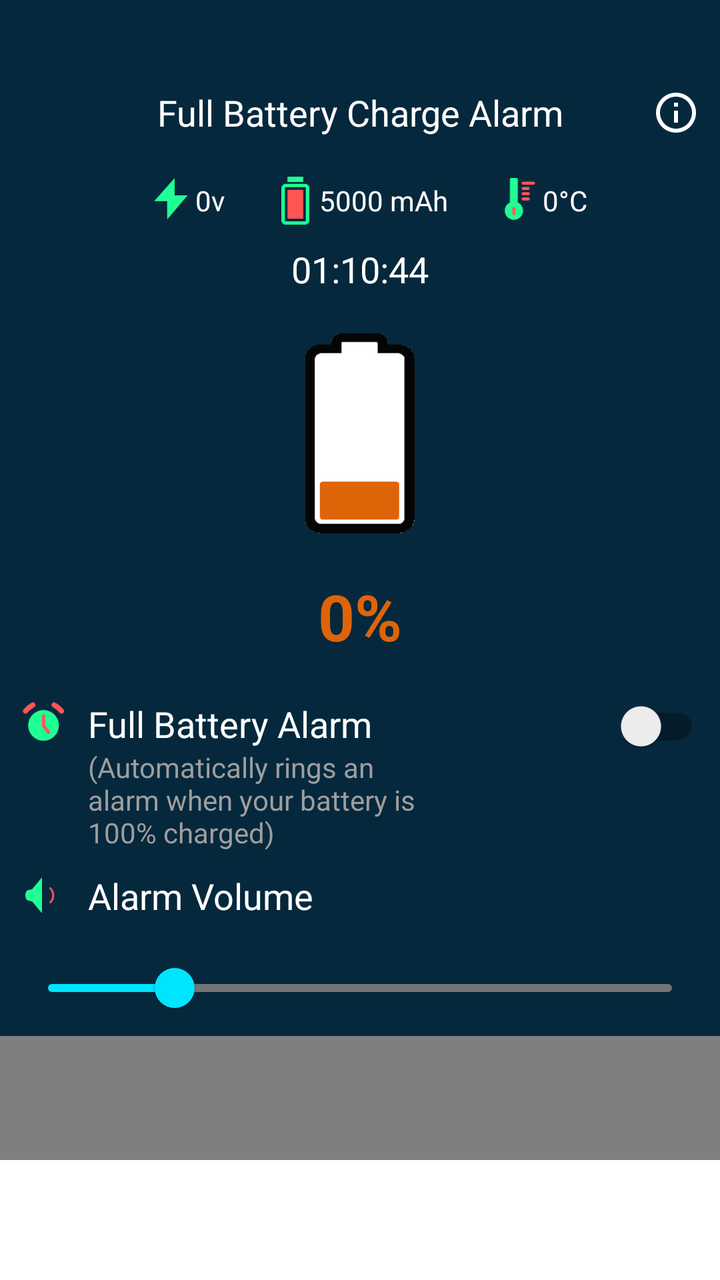
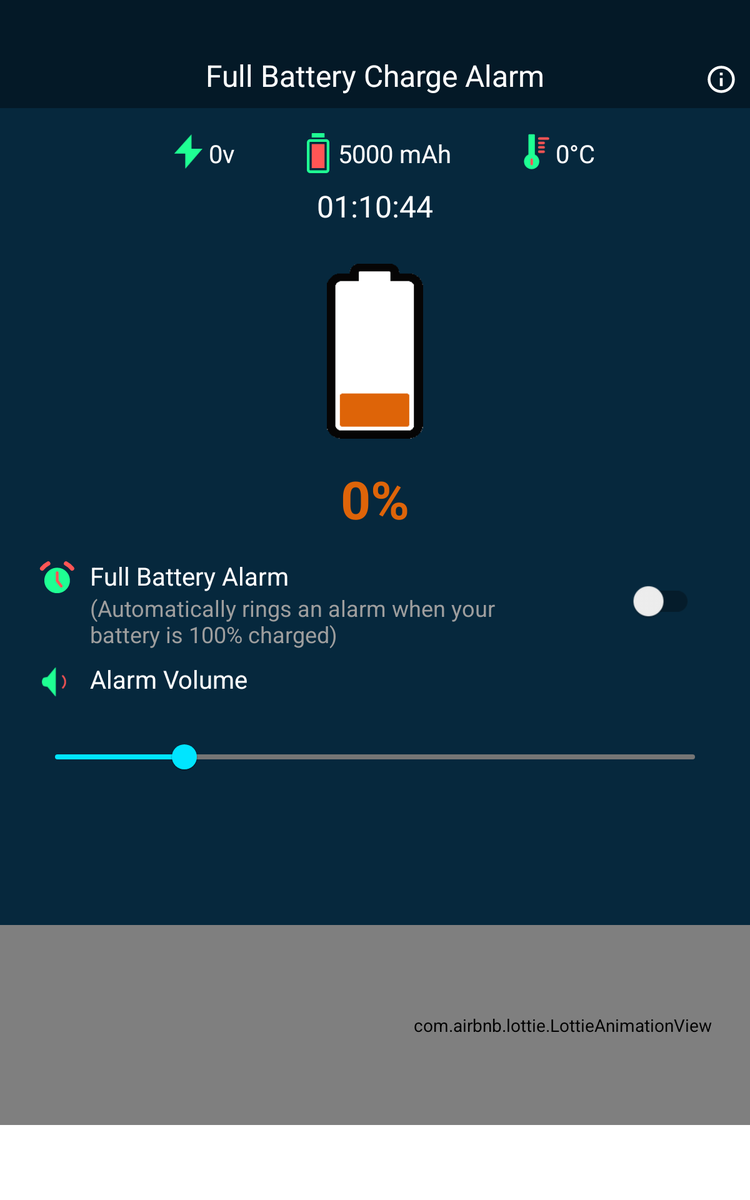

One screen, two layout resources from the same app: the default and the repository's alternative for another configuration. Each is rendered where Android would select it; the XML of both is given below.
<!-- AndroidManifest.xml: application theme Theme.ChargerAlert -->
<!-- res/layout/activity_main.xml -->
<?xml version="1.0" encoding="utf-8"?>
<LinearLayout xmlns:android="http://schemas.android.com/apk/res/android"
    xmlns:app="http://schemas.android.com/apk/res-auto"
    android:layout_width="match_parent"
    android:layout_height="match_parent"
    android:orientation="vertical"
    android:background="@color/myBackgroundColor"
    >

    
    <RelativeLayout
        android:layout_width="match_parent"
        android:layout_height="wrap_content"
        android:paddingTop="44dp"
        android:paddingBottom="10dp"
        android:paddingHorizontal="10dp"
        >

        <TextView
            android:id="@+id/tv_title"
            android:layout_width="match_parent"
            android:layout_height="wrap_content"
            android:text="@string/app_name"
            android:textAlignment="center"
            android:textColor="@color/white"
            android:textSize="18sp" />

        <ImageButton
            android:id="@+id/iv_info_app"
            android:layout_width="24dp"
            android:layout_height="24dp"
            android:src="@drawable/ic_info"
            android:tint="@color/white"
            android:background="@drawable/ripple_button"
            android:layout_alignParentEnd="true"
            android:layout_alignBottom="@id/tv_title"
            />

    </RelativeLayout>

    
    <LinearLayout
        android:layout_width="match_parent"
        android:layout_height="wrap_content"
        android:layout_marginTop="10dp"
        >

        <LinearLayout
            android:layout_width="0dp"
            android:layout_height="wrap_content"
            android:layout_weight="1"
            android:gravity="center_vertical|end"
            >

            <ImageView
                android:layout_width="24dp"
                android:layout_height="24dp"
                android:src="@drawable/ic_flash"/>
            <TextView
                android:id="@+id/tv_voltage"
                android:layout_width="wrap_content"
                android:layout_height="wrap_content"
                android:text="0v"
                android:textColor="@color/white"/>

        </LinearLayout>

        <LinearLayout
            android:layout_width="0dp"
            android:layout_height="wrap_content"
            android:layout_weight="1.2"
            android:gravity="center"
            >

            <ImageView
                android:layout_width="24dp"
                android:layout_height="24dp"
                android:src="@drawable/ic_battery"/>
            <TextView
                android:id="@+id/tv_capacity"
                android:layout_width="wrap_content"
                android:layout_height="wrap_content"
                android:text="5000 mAh"
                android:textColor="@color/white"/>

        </LinearLayout>

        <LinearLayout
            android:layout_width="0dp"
            android:layout_height="wrap_content"
            android:layout_weight="1"
            android:gravity="center_vertical"
            >

            <ImageView
                android:layout_width="24dp"
                android:layout_height="24dp"
                android:src="@drawable/ic_temperature_light"/>
            <TextView
                android:id="@+id/tv_temperature"
                android:layout_width="wrap_content"
                android:layout_height="wrap_content"
                android:text="0&#176;C"
                android:textColor="@color/white"/>

        </LinearLayout>
    </LinearLayout>

    
    <LinearLayout
        android:layout_width="match_parent"
        android:layout_height="wrap_content"
        android:gravity="center_horizontal"
        android:layout_marginTop="10dp"
        >
        <TextView
            android:id="@+id/tv_timer"
            android:layout_width="wrap_content"
            android:layout_height="wrap_content"
            android:text="01:10:44"
            android:textSize="18sp"
            android:textColor="@color/white"
            />
    </LinearLayout>


    
    <LinearLayout
        android:layout_width="match_parent"
        android:layout_height="wrap_content"
        android:orientation="vertical"
        android:layout_marginTop="10dp">

        <com.airbnb.lottie.LottieAnimationView
            android:id="@+id/lottie_animation_charge"
            android:layout_width="100dp"
            android:layout_height="100dp"
            app:lottie_rawRes="@raw/animation_battery_charge"
            app:lottie_loop="true"
            android:visibility="gone"
            android:layout_gravity="center_horizontal"
            />

        <ImageView
            android:id="@+id/iv_battery_level"
            android:layout_width="100dp"
            android:layout_height="100dp"
            android:src="@drawable/level_1"
            android:layout_gravity="center_horizontal"
            android:layout_marginTop="10dp"/>

        <TextView
            android:id="@+id/tv_battery_level"
            android:layout_width="match_parent"
            android:layout_height="wrap_content"
            android:text="0%"
            android:textStyle="bold"
            android:textColor="#de6409"
            android:textSize="32dp"
            android:textAlignment="center"
            android:layout_marginTop="20dp"
            />

    </LinearLayout>

    
    <RelativeLayout
        android:layout_width="match_parent"
        android:layout_height="wrap_content"
        android:layout_marginTop="20dp"
        android:paddingHorizontal="10dp"
        >

        <ImageView
            android:id="@+id/iv_label_alarm"
            android:layout_width="24dp"
            android:layout_height="24dp"
            android:src="@drawable/ic_alarm"
            android:layout_alignParentStart="true"
            />
        <LinearLayout
            android:layout_width="wrap_content"
            android:layout_height="wrap_content"
            android:orientation="vertical"
            android:paddingStart="10dp"
            android:paddingEnd="80dp"
            android:layout_toEndOf="@id/iv_label_alarm"
            android:layout_toStartOf="@id/sw_on_off"
            >
            <TextView
                android:layout_width="wrap_content"
                android:layout_height="wrap_content"
                android:text="@string/Full_Battery_Alarm"
                android:textColor="@color/white"
                android:textSize="18sp"
                />
            <TextView
                android:layout_width="wrap_content"
                android:layout_height="wrap_content"
                android:text="@string/Ringing_alarm_when_your_battery_is_100_charged"
                android:textColor="@color/grey500"
                />
        </LinearLayout>

        <androidx.appcompat.widget.SwitchCompat
            android:id="@+id/sw_on_off"
            android:layout_width="wrap_content"
            android:layout_height="wrap_content"
            android:gravity="top"
            android:layout_alignParentEnd="true"
            />

    </RelativeLayout>

    <LinearLayout
        android:layout_width="match_parent"
        android:layout_height="wrap_content"
        android:orientation="vertical"
        android:layout_marginTop="10dp"
        android:paddingHorizontal="10dp"
        >
        <LinearLayout
            android:layout_width="match_parent"
            android:layout_height="wrap_content"
            >
            <ImageView
                android:id="@+id/iv_alarm_volume"
                android:layout_width="24dp"
                android:layout_height="24dp"
                android:src="@drawable/ic_sound_min"/>
            <TextView
                android:id="@+id/tv_alarm_volume"
                android:layout_width="wrap_content"
                android:layout_height="wrap_content"
                android:text="@string/Alarm_Volume"
                android:textColor="@color/white"
                android:textSize="18sp"
                android:paddingStart="10dp"
                />
        </LinearLayout>
        <com.google.android.material.slider.Slider
            android:id="@+id/sb_alarm_volume"
            android:layout_width="match_parent"
            android:layout_height="wrap_content"
            android:valueFrom="0.0"
            android:valueTo="15.0"
            android:value="3"
            android:layout_marginTop="10dp"
            android:backgroundTint="@color/cyanA400"
            app:trackColorActive="@color/cyanA400"
            app:trackColorInactive="@color/grey400"
            app:thumbColor="@color/cyanA400"
            />
    </LinearLayout>

    
    <LinearLayout
        android:layout_width="match_parent"
        android:layout_height="match_parent"
        android:orientation="vertical"
        android:gravity="bottom"
        >
        <com.airbnb.lottie.LottieAnimationView
            android:id="@+id/lottie_animation_wave"
            android:layout_width="900dp"
            android:layout_height="140dp"
            app:lottie_rawRes="@raw/animation_cyan_wave"
            app:lottie_autoPlay="false"
            app:lottie_loop="true"
            android:scaleType="fitXY"
            app:lottie_speed=".1"/>

        <FrameLayout
            android:id="@+id/fl_ad_view_container"
            android:layout_width="match_parent"
            android:layout_height="60dp"
            android:minWidth="320dp"
            android:gravity="center_horizontal"
            android:background="@color/white"
            >











        </FrameLayout>

    </LinearLayout>


</LinearLayout>
<!-- resources referenced by this layout -->
<resources>
  <color name="cyanA400">#00E5FF</color>
  <color name="grey400">#757575</color>
  <color name="grey500">#9e9e9e</color>
  <color name="myBackgroundColor">#06283D</color>
  <color name="white">#FFFFFFFF</color>
  <!-- drawable ic_battery (drawable) -->
  <vector xmlns:android="http://schemas.android.com/apk/res/android"
      android:width="42dp"
      android:height="73dp"
      android:viewportWidth="42"
      android:viewportHeight="73">
    <path
        android:pathData="M6,13.5L36,13.5A3.5,3.5 0,0 1,39.5 17L39.5,67A3.5,3.5 0,0 1,36 70.5L6,70.5A3.5,3.5 0,0 1,2.5 67L2.5,17A3.5,3.5 0,0 1,6 13.5z"
        android:strokeWidth="5"
        android:fillColor="#00000000"
        android:strokeColor="#1FFF93"/>
    <path
        android:pathData="M9.8,20L32.2,20A0.8,0.8 0,0 1,33 20.8L33,63.2A0.8,0.8 0,0 1,32.2 64L9.8,64A0.8,0.8 0,0 1,9 63.2L9,20.8A0.8,0.8 0,0 1,9.8 20z"
        android:fillColor="#FF5555"/>
    <path
        android:pathData="M9.2929,0.2929C9,0.5858 9,1.0572 9,2V8H33V2C33,1.0572 33,0.5858 32.7071,0.2929C32.4142,0 31.9428,0 31,0H11C10.0572,0 9.5858,0 9.2929,0.2929Z"
        android:fillColor="#1FFF93"
        android:fillType="evenOdd"/>
  </vector>
  <!-- drawable ic_flash (drawable) -->
  <vector xmlns:android="http://schemas.android.com/apk/res/android"
      android:width="86dp"
      android:height="102dp"
      android:viewportWidth="86"
      android:viewportHeight="102">
    <path
        android:pathData="M6.223,51.867L49.739,3.291C49.831,3.189 50,3.254 50,3.391V39.837L77.674,39.837C77.802,39.837 77.871,39.987 77.787,40.084L34.263,90.694C34.172,90.799 34,90.735 34,90.597V52.616C34,52.34 33.776,52.116 33.5,52.116H6.335C6.205,52.116 6.137,51.963 6.223,51.867Z"
        android:fillColor="#1FFF93"/>
  </vector>
  <!-- drawable ic_info (drawable) -->
  <vector android:height="24dp" android:tint="#FF0000"
      android:viewportHeight="24" android:viewportWidth="24"
      android:width="24dp" xmlns:android="http://schemas.android.com/apk/res/android">
      <path android:fillColor="@android:color/white" android:pathData="M11,7h2v2h-2zM11,11h2v6h-2zM12,2C6.48,2 2,6.48 2,12s4.48,10 10,10 10,-4.48 10,-10S17.52,2 12,2zM12,20c-4.41,0 -8,-3.59 -8,-8s3.59,-8 8,-8 8,3.59 8,8 -3.59,8 -8,8z"/>
  </vector>
  <!-- drawable ripple_button (drawable) -->
  <?xml version="1.0" encoding="utf-8"?>
  <ripple xmlns:android="http://schemas.android.com/apk/res/android"
      android:color="@color/grey400"
      android:radius="24dp" />
  <string name="Alarm_Volume">Alarm Volume</string>
  <string name="Full_Battery_Alarm">Full Battery Alarm</string>
  <string name="Ringing_alarm_when_your_battery_is_100_charged">(Automatically rings an alarm when your battery is 100% charged)</string>
  <string name="app_name">Full Battery Charge Alarm</string>
  <style name="Theme.ChargerAlert" parent="Theme.MaterialComponents.DayNight.NoActionBar">
          
          <item name="colorPrimary">@color/purple_500</item>
          <item name="colorPrimaryVariant">@color/purple_700</item>
          <item name="colorOnPrimary">@color/white</item>
          
          <item name="colorSecondary">@color/teal_200</item>
          <item name="colorSecondaryVariant">@color/teal_700</item>
          <item name="colorOnSecondary">@color/black</item>
          
          <item name="android:statusBarColor" tools:targetApi="l">?attr/colorPrimaryVariant</item>
  
          
          <item name="android:windowTranslucentStatus">true</item>
  
  
  
  
  
  
      </style>
  <color name="purple_500">#FF6200EE</color>
  <color name="purple_700">#FF3700B3</color>
  <color name="teal_200">#FF03DAC5</color>
  <color name="teal_700">#FF018786</color>
  <color name="black">#FF000000</color>
  <!-- some entries are left out for length -->
</resources>
<!-- res/layout-large/activity_main.xml (the repository's variant of the layout above) -->
<!-- drawn on a 7-inch tablet held upright -->
<?xml version="1.0" encoding="utf-8"?>
<LinearLayout xmlns:android="http://schemas.android.com/apk/res/android"
    xmlns:app="http://schemas.android.com/apk/res-auto"
    android:layout_width="match_parent"
    android:layout_height="match_parent"
    android:orientation="vertical"
    android:background="@color/myBackgroundColor"
    >


    
    <RelativeLayout
        android:layout_width="match_parent"
        android:layout_height="wrap_content"
        android:paddingTop="44dp"
        android:background="@color/myBackgroundColor_2"
        android:paddingBottom="10dp"
        android:paddingHorizontal="10dp"
        >
        <TextView
            android:id="@+id/tv_title"
            android:layout_width="match_parent"
            android:layout_height="wrap_content"
            android:text="@string/app_name"
            android:textAlignment="center"
            android:textColor="@color/white"
            android:textSize="24sp"
            />

        <ImageButton
            android:id="@+id/iv_info_app"
            android:layout_width="26dp"
            android:layout_height="26dp"
            android:src="@drawable/ic_info"
            android:tint="@color/white"
            android:background="@drawable/ripple_button"
            android:layout_alignParentEnd="true"
            android:layout_alignBottom="@id/tv_title"
            android:scaleType="fitXY"
            />

    </RelativeLayout>

    
    <LinearLayout
        android:layout_width="match_parent"
        android:layout_height="wrap_content"
        android:layout_marginTop="20dp"
        >
        <LinearLayout
            android:layout_width="0dp"
            android:layout_height="wrap_content"
            android:layout_weight="1"
            android:gravity="center_vertical|end"
            >

            <ImageView
                android:layout_width="32dp"
                android:layout_height="32dp"
                android:src="@drawable/ic_flash"/>
            <TextView
                android:id="@+id/tv_voltage"
                android:layout_width="wrap_content"
                android:layout_height="wrap_content"
                android:text="0v"
                android:textSize="20sp"
                android:textColor="@color/white"/>

        </LinearLayout>

        <LinearLayout
            android:layout_width="0dp"
            android:layout_height="wrap_content"
            android:layout_weight="1.2"
            android:gravity="center"
            >

            <ImageView
                android:layout_width="32dp"
                android:layout_height="32dp"
                android:src="@drawable/ic_battery"/>
            <TextView
                android:id="@+id/tv_capacity"
                android:layout_width="wrap_content"
                android:layout_height="wrap_content"
                android:text="5000 mAh"
                android:textSize="20sp"
                android:textColor="@color/white"/>

        </LinearLayout>

        <LinearLayout
            android:layout_width="0dp"
            android:layout_height="wrap_content"
            android:layout_weight="1"
            android:gravity="center_vertical"
            >

            <ImageView
                android:layout_width="32dp"
                android:layout_height="32dp"
                android:src="@drawable/ic_temperature_light"/>
            <TextView
                android:id="@+id/tv_temperature"
                android:layout_width="wrap_content"
                android:layout_height="wrap_content"
                android:text="0&#176;C"
                android:textSize="20sp"
                android:textColor="@color/white"/>

        </LinearLayout>
    </LinearLayout>

    
    <LinearLayout
        android:layout_width="match_parent"
        android:layout_height="wrap_content"
        android:gravity="center_horizontal"
        android:layout_marginTop="10dp"
        >
        <TextView
            android:id="@+id/tv_timer"
            android:layout_width="wrap_content"
            android:layout_height="wrap_content"
            android:text="01:10:44"
            android:textSize="24sp"
            android:textColor="@color/white"
            />
    </LinearLayout>

    
    <LinearLayout
        android:layout_width="match_parent"
        android:layout_height="wrap_content"
        android:orientation="vertical"
        android:layout_marginTop="20dp">

        <com.airbnb.lottie.LottieAnimationView
            android:id="@+id/lottie_animation_charge"
            android:layout_width="140dp"
            android:layout_height="140dp"
            app:lottie_rawRes="@raw/animation_battery_charge"
            app:lottie_loop="true"
            android:visibility="gone"
            android:layout_gravity="center_horizontal"
            />

        <ImageView
            android:id="@+id/iv_battery_level"
            android:layout_width="140dp"
            android:layout_height="140dp"
            android:src="@drawable/level_1"
            android:layout_gravity="center_horizontal"
            android:layout_marginTop="10dp"/>

        <TextView
            android:id="@+id/tv_battery_level"
            android:layout_width="match_parent"
            android:layout_height="wrap_content"
            android:text="0%"
            android:textStyle="bold"
            android:textColor="#de6409"
            android:textSize="42sp"
            android:textAlignment="center"
            android:layout_marginTop="20dp"
            />

    </LinearLayout>

    
    <RelativeLayout
        android:layout_width="match_parent"
        android:layout_height="wrap_content"
        android:layout_marginTop="20dp"
        android:paddingHorizontal="30dp"
        >

        <ImageView
            android:id="@+id/iv_label_alarm"
            android:layout_width="32dp"
            android:layout_height="32dp"
            android:src="@drawable/ic_alarm"
            android:layout_alignParentStart="true"
            />
        <LinearLayout
            android:layout_width="wrap_content"
            android:layout_height="wrap_content"
            android:orientation="vertical"
            android:paddingStart="10dp"
            android:paddingEnd="40dp"
            android:layout_marginEnd="20dp"
            android:layout_toEndOf="@id/iv_label_alarm"
            android:layout_toStartOf="@id/fl_sw_container"
            >
            <TextView
                android:layout_width="wrap_content"
                android:layout_height="wrap_content"
                android:text="@string/Full_Battery_Alarm"
                android:textColor="@color/white"
                android:textSize="20sp"
                />
            <TextView
                android:layout_width="wrap_content"
                android:layout_height="wrap_content"
                android:text="@string/Ringing_alarm_when_your_battery_is_100_charged"
                android:textSize="18sp"
                android:textColor="@color/grey500"
                />
        </LinearLayout>

        <FrameLayout
            android:id="@+id/fl_sw_container"
            android:layout_width="wrap_content"
            android:layout_height="wrap_content"
            android:layout_alignParentEnd="true"
            android:layout_marginTop="10dp"
            >
            <androidx.appcompat.widget.SwitchCompat
                android:id="@+id/sw_on_off"
                android:layout_width="wrap_content"
                android:layout_height="wrap_content"
                android:scaleX="1.2"
                android:scaleY="1.2"
                android:layout_marginHorizontal="20dp"
                />
        </FrameLayout>


    </RelativeLayout>

    
    <LinearLayout
        android:layout_width="match_parent"
        android:layout_height="wrap_content"
        android:orientation="vertical"
        android:layout_marginTop="10dp"
        android:paddingHorizontal="30dp"
        >
        <LinearLayout
            android:layout_width="match_parent"
            android:layout_height="wrap_content"
            >
            <ImageView
                android:id="@+id/iv_alarm_volume"
                android:layout_width="32dp"
                android:layout_height="32dp"
                android:src="@drawable/ic_sound_min"/>
            <TextView
                android:id="@+id/tv_alarm_volume"
                android:layout_width="wrap_content"
                android:layout_height="wrap_content"
                android:text="@string/Alarm_Volume"
                android:textColor="@color/white"
                android:textSize="20sp"
                android:paddingStart="10dp"
                />
        </LinearLayout>

        <FrameLayout
            android:layout_width="match_parent"
            android:layout_height="wrap_content"
            android:layout_marginTop="20dp"
            >
            <com.google.android.material.slider.Slider
                android:id="@+id/sb_alarm_volume"
                android:layout_width="match_parent"
                android:layout_height="wrap_content"
                android:valueFrom="0.0"
                android:valueTo="15.0"
                android:value="3"
                android:backgroundTint="@color/cyanA400"
                app:trackColorActive="@color/cyanA400"
                app:trackColorInactive="@color/grey400"
                app:thumbColor="@color/cyanA400"
                />


        </FrameLayout>


    </LinearLayout>

    
    <LinearLayout
        android:layout_width="match_parent"
        android:layout_height="match_parent"
        android:orientation="vertical"
        android:gravity="bottom"
        >
        <com.airbnb.lottie.LottieAnimationView
            android:id="@+id/lottie_animation_wave"
            android:layout_width="900dp"
            android:layout_height="160dp"
            app:lottie_rawRes="@raw/animation_cyan_wave"
            app:lottie_autoPlay="false"
            app:lottie_loop="true"
            android:scaleType="fitXY"
            app:lottie_speed=".1"/>

        <FrameLayout
            android:id="@+id/fl_ad_view_container"
            android:layout_width="match_parent"
            android:layout_height="60dp"
            android:minWidth="320dp"
            android:gravity="center_horizontal"
            android:background="@color/white"
            >











        </FrameLayout>

    </LinearLayout>


</LinearLayout>
<!-- resources referenced by the variant -->
<!-- as a 7-inch tablet held upright resolves them -->
<resources>
  <color name="cyanA400">#00E5FF</color>
  <color name="grey400">#757575</color>
  <color name="grey500">#9e9e9e</color>
  <color name="myBackgroundColor">#06283D</color>
  <color name="myBackgroundColor_2">#ff041927</color>
  <color name="white">#FFFFFFFF</color>
  <!-- drawable ic_battery (drawable) -->
  <vector xmlns:android="http://schemas.android.com/apk/res/android"
      android:width="42dp"
      android:height="73dp"
      android:viewportWidth="42"
      android:viewportHeight="73">
    <path
        android:pathData="M6,13.5L36,13.5A3.5,3.5 0,0 1,39.5 17L39.5,67A3.5,3.5 0,0 1,36 70.5L6,70.5A3.5,3.5 0,0 1,2.5 67L2.5,17A3.5,3.5 0,0 1,6 13.5z"
        android:strokeWidth="5"
        android:fillColor="#00000000"
        android:strokeColor="#1FFF93"/>
    <path
        android:pathData="M9.8,20L32.2,20A0.8,0.8 0,0 1,33 20.8L33,63.2A0.8,0.8 0,0 1,32.2 64L9.8,64A0.8,0.8 0,0 1,9 63.2L9,20.8A0.8,0.8 0,0 1,9.8 20z"
        android:fillColor="#FF5555"/>
    <path
        android:pathData="M9.2929,0.2929C9,0.5858 9,1.0572 9,2V8H33V2C33,1.0572 33,0.5858 32.7071,0.2929C32.4142,0 31.9428,0 31,0H11C10.0572,0 9.5858,0 9.2929,0.2929Z"
        android:fillColor="#1FFF93"
        android:fillType="evenOdd"/>
  </vector>
  <!-- drawable ic_flash (drawable) -->
  <vector xmlns:android="http://schemas.android.com/apk/res/android"
      android:width="86dp"
      android:height="102dp"
      android:viewportWidth="86"
      android:viewportHeight="102">
    <path
        android:pathData="M6.223,51.867L49.739,3.291C49.831,3.189 50,3.254 50,3.391V39.837L77.674,39.837C77.802,39.837 77.871,39.987 77.787,40.084L34.263,90.694C34.172,90.799 34,90.735 34,90.597V52.616C34,52.34 33.776,52.116 33.5,52.116H6.335C6.205,52.116 6.137,51.963 6.223,51.867Z"
        android:fillColor="#1FFF93"/>
  </vector>
  <!-- drawable ic_info (drawable) -->
  <vector android:height="24dp" android:tint="#FF0000"
      android:viewportHeight="24" android:viewportWidth="24"
      android:width="24dp" xmlns:android="http://schemas.android.com/apk/res/android">
      <path android:fillColor="@android:color/white" android:pathData="M11,7h2v2h-2zM11,11h2v6h-2zM12,2C6.48,2 2,6.48 2,12s4.48,10 10,10 10,-4.48 10,-10S17.52,2 12,2zM12,20c-4.41,0 -8,-3.59 -8,-8s3.59,-8 8,-8 8,3.59 8,8 -3.59,8 -8,8z"/>
  </vector>
  <!-- drawable ripple_button (drawable) -->
  <?xml version="1.0" encoding="utf-8"?>
  <ripple xmlns:android="http://schemas.android.com/apk/res/android"
      android:color="@color/grey400"
      android:radius="24dp" />
  <string name="Alarm_Volume">Alarm Volume</string>
  <string name="Full_Battery_Alarm">Full Battery Alarm</string>
  <string name="Ringing_alarm_when_your_battery_is_100_charged">(Automatically rings an alarm when your battery is 100% charged)</string>
  <string name="app_name">Full Battery Charge Alarm</string>
  <style name="Theme.ChargerAlert" parent="Theme.MaterialComponents.DayNight.NoActionBar">
          
          <item name="colorPrimary">@color/purple_500</item>
          <item name="colorPrimaryVariant">@color/purple_700</item>
          <item name="colorOnPrimary">@color/white</item>
          
          <item name="colorSecondary">@color/teal_200</item>
          <item name="colorSecondaryVariant">@color/teal_700</item>
          <item name="colorOnSecondary">@color/black</item>
          
          <item name="android:statusBarColor" tools:targetApi="l">?attr/colorPrimaryVariant</item>
  
          
          <item name="android:windowTranslucentStatus">true</item>
  
  
  
  
  
  
      </style>
  <color name="purple_500">#FF6200EE</color>
  <color name="purple_700">#FF3700B3</color>
  <color name="teal_200">#FF03DAC5</color>
  <color name="teal_700">#FF018786</color>
  <color name="black">#FF000000</color>
  <!-- some entries are left out for length -->
</resources>
